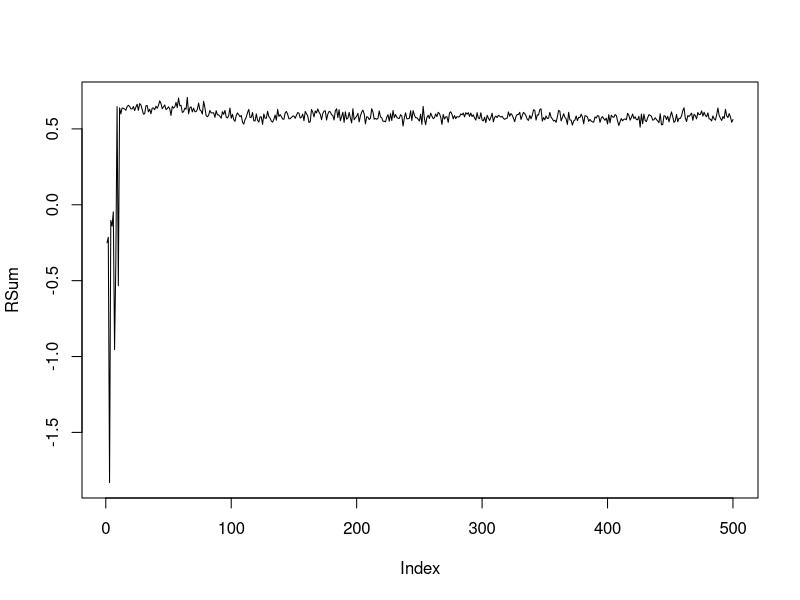

Generate this figure with R: (Note: this script raises an error after producing the figure.)
library(ggplot2)

TotExp <- 2000
TotSteps <- 500
eps <- 0
q_star <- rnorm(10,0,1)
# Q stores the current estimate of the reward. So Q[2,5] is the estimated reward for selecting action 5 'before' 2 steps
Q <- matrix(nrow=TotSteps+1, ncol=10)
# We initialize Q values with 50 for step 0. A sufficiently large number so that all states are explored at least once
Q[1,] <- rep(5, times=10)

# N stores the number of times each state has been visited. This helps in updating the expected reward value
N <- rep(0,times=10)

# A would store the steps taken
A <- rep(0, times=TotSteps)

# R is the realized reward matrix. Each row represents the new experiment, where each column represents the step
R <- matrix(nrow=TotExp, ncol=TotSteps)

for (Exp in 1:TotExp) {

  for (step in 1:TotSteps) {
    # A[step] is the action that would be taken at this step
    Prob <- runif(1,0,1)
    if (Prob < eps) {
      A[step] <- floor(runif(1,1,11))
    } else {
      A[step] <- max(which(Q[step,]==max(Q[step,])))
    }
    R[Exp, step] <- q_star[A[step]] + rnorm(1,0,1)
    N[A[step]] <- N[A[step]]+1
    for (i in 1:10) {
      if (i == A[step]) {
        Q[step+1,A[step]] <- (Q[step,A[step]]*N[A[step]] + R[Exp, step])/(1+N[A[step]])
      } else {
        Q[step+1,i] <- Q[step,i]
      }
    }
  }
}
RSum <- apply(R,MARGIN=2,mean)
q_star

plot(RSum, type='n')
lines(RSum)
mean(RSum[200:500])
RSum0 <- RSum

ToPlot <- as.data.frame(cbind(RSum0, RSum001, RSum01, RSum03))
ToPlot$x <- as.numeric(rownames(ToPlot))
ggplot(data = ToPlot, aes(x=x, y=RSum0, color='black')) + geom_line()  + geom_line(data=ToPlot, aes(x=x, y=RSum001, color='red')) + geom_line(data=ToPlot, aes(x=x, y=RSum01, color='blue')) + geom_line(data=ToPlot, aes(x=x, y=RSum03, color='green'))
